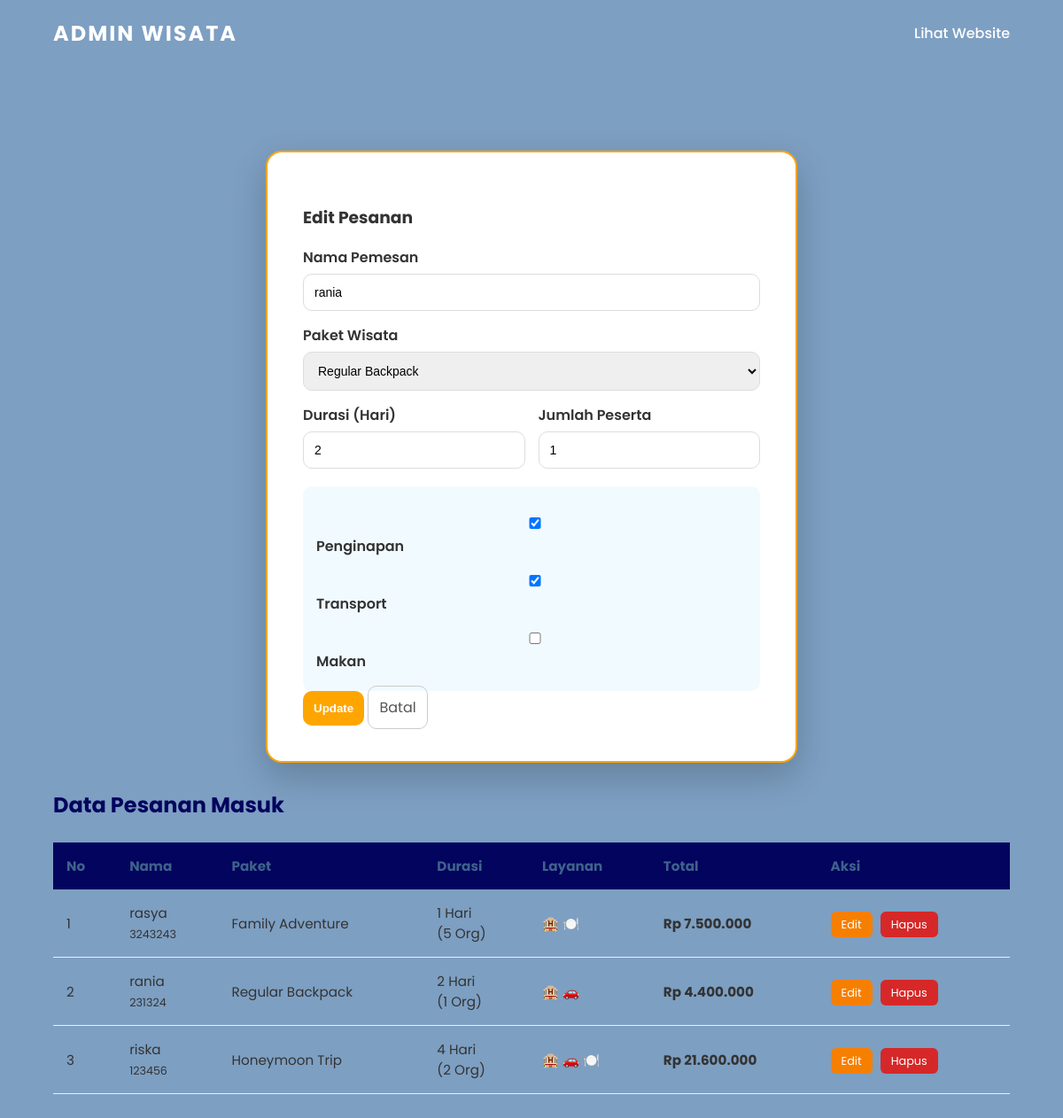
The app's page /tugas_akhir_capstone/kelola_pesanan.php?aksi=edit&id=4 with its own data.
### tables this page shows
CREATE TABLE `pesanan` (
  `id` int(11) NOT NULL,
  `nama_pemesan` varchar(100) NOT NULL,
  `nomor_hp` varchar(20) NOT NULL,
  `tanggal_pesan` date NOT NULL,
  `paket_wisata` varchar(50) NOT NULL,
  `durasi_wisata` int(11) NOT NULL,
  `jumlah_peserta` int(11) NOT NULL,
  `layanan_penginapan` tinyint(1) DEFAULT 0,
  `layanan_transport` tinyint(1) DEFAULT 0,
  `layanan_makan` tinyint(1) DEFAULT 0,
  `harga_paket` decimal(15,2) NOT NULL,
  `total_tagihan` decimal(15,2) NOT NULL
);

### tugas_akhir_capstone/kelola_pesanan.php (the view, shortened to what this page needs)
<?php
include 'koneksi.php';
$edit_data = null;
if (isset($_GET['aksi']) && $_GET['aksi'] == 'edit') {
    $id = $_GET['id'];
    $q = mysqli_query($koneksi, "SELECT * FROM pesanan WHERE id='$id'");
    $edit_data = mysqli_fetch_assoc($q);
}
?>
<!DOCTYPE html>
<html lang="id">
<head>
    <link rel="stylesheet" href="style.css">
</head>
<body class="admin-page">
    <nav>
        <div class="logo">ADMIN WISATA</div>
        <ul class="nav-links">
            <li><a href="index.php">Lihat Website</a></li>
        </ul>
    </nav>
    <div class="container" style="margin-top:90px;">
        <?php if ($edit_data): ?>
            <div class="form-container" style="border:2px solid orange; margin-bottom:30px;">
                <h3>Edit Pesanan</h3>
                <form method="POST">
                    <label>Nama Pemesan</label>
                    <input type="text" name="nama" value="<?= $edit_data['nama_pemesan'] ?>" required>
                    <label>Paket Wisata</label>
                    <select name="paket_wisata" required>
                        <option <?= $edit_data['paket_wisata'] == 'Regular Backpack' ? 'selected' : '' ?>>Regular Backpack</option>
                    </select>
                    <div class="row">
                        <div class="col">
                            <label>Durasi (Hari)</label>
                            <input type="number" name="durasi" value="<?= $edit_data['durasi_wisata'] ?>" required>
                        </div>
                        <div class="col">
                            <label>Jumlah Peserta</label>
                            <input type="number" name="peserta" value="<?= $edit_data['jumlah_peserta'] ?>" required>
                        </div>
                    </div>
                    <div class="service-box">
                        <label><input type="checkbox" name="inap" <?= $edit_data['layanan_penginapan'] ? 'checked' : '' ?>> Penginapan</label>
                        <label><input type="checkbox" name="trans" <?= $edit_data['layanan_transport'] ? 'checked' : '' ?>> Transport</label>
                        <label><input type="checkbox" name="makan" <?= $edit_data['layanan_makan'] ? 'checked' : '' ?>> Makan</label>
                    </div>
                    <button type="submit" name="update" class="btn-submit" style="background:orange;">Update</button>
                    <a href="kelola_pesanan.php" class="btn-cancel">Batal</a>
                </form>
            </div>
        <?php endif; ?>
        <div class="table-card">
            <h2>Data Pesanan Masuk</h2>
            <table>
                <thead>
                    <tr>
                        <th>No</th>
                        <th>Nama</th>
                        <th>Paket</th>
                        <th>Durasi</th>
                        <th>Layanan</th>
                        <th>Total</th>
                        <th>Aksi</th>
                    </tr>
                </thead>
                <tbody>
                    <?php
                    $no = 1;
                    $q = mysqli_query($koneksi, "SELECT * FROM pesanan ORDER BY id DESC");
                    while ($row = mysqli_fetch_assoc($q)) {
                        $layanan =
                            ($row['layanan_penginapan'] ? '🏨 ' : '') .
                            ($row['layanan_transport'] ? '🚗 ' : '') .
                            ($row['layanan_makan'] ? '🍽️' : '');
                    ?>
                        <tr>
                            <td><?= $no++ ?></td>
                            <td><?= $row['nama_pemesan'] ?><br><small><?= $row['nomor_hp'] ?></small></td>
                            <td><?= $row['paket_wisata'] ?></td>
                            <td><?= $row['durasi_wisata'] ?> Hari<br>(<?= $row['jumlah_peserta'] ?> Org)</td>
                            <td><?= $layanan ?></td>
                            <td><b>Rp <?= number_format($row['total_tagihan'], 0, ',', '.') ?></b></td>
                            <td>
                                <a href="?aksi=edit&id=<?= $row['id'] ?>" class="btn-mini edit">Edit</a>
                                <a href="?aksi=hapus&id=<?= $row['id'] ?>" class="btn-mini delete" onclick="return confirm('Hapus data?')">Hapus</a>
                            </td>
                        </tr>
                    <?php } ?>
                </tbody>
            </table>
        </div>
    </div>
</body>
</html>

### tugas_akhir_capstone/style.css (style rules this page uses)
:root { --primary: #0077b6; --secondary: #00b4d8; --light: #caf0f8; --dark: #03045e; --white: #ffffff; }
* { box-sizing: border-box; }
body { font-family: 'Poppins', sans-serif; margin: 0; background-color: #f7f9fc; color: #333; }
a { text-decoration: none; transition: 0.3s; }
nav { display: flex; justify-content: space-between; align-items: center; padding: 20px 5%; position: absolute; width: 100%; top: 0; z-index: 10; color: white; }
.logo { font-size: 1.5rem; font-weight: 700; letter-spacing: 2px; }
.nav-links { display: flex; list-style: none; gap: 30px; padding: 0; margin: 0; }
.nav-links a { color: white; font-weight: 500; }
.container { padding: 80px 5%; }
.form-container { max-width: 600px; margin: auto; background: #fff; padding: 40px; border-radius: 18px; box-shadow: 0 15px 40px rgba(0,0,0,0.2); }
form label { display: block; font-weight: 600; margin-bottom: 6px; margin-top: 15px; color: #333; }
form input, form select { width: 100%; padding: 12px; border-radius: 10px; border: 1px solid #ddd; font-size: 14px; }
.row { display: flex; gap: 15px; }
.col { flex: 1; }
.service-box { background: #f1faff; padding: 15px; border-radius: 10px; margin-top: 20px; }
.btn-submit { flex: 2; background: #0077b6; color: white; border: none; padding: 12px; border-radius: 10px; font-weight: bold; cursor: pointer; }
.btn-cancel { flex: 1; text-align: center; border: 1px solid #ccc; padding: 12px; border-radius: 10px; color: #555; }
.admin-page { background: #7d9fc2; min-height: 100vh; }
.admin-page h2 { margin-bottom: 25px; color: #03045e; }
.admin-page table { width: 100%; border-collapse: collapse; font-size: 0.95rem; }
.admin-page th { background: #03045e; color: rgb(62, 98, 139); padding: 15px; text-align: left; }
.admin-page td { padding: 15px; border-bottom: 1px solid #eee; }
.admin-page .btn-mini { padding: 6px 12px; border-radius: 6px; font-size: 0.8rem; color: white; text-decoration: none; margin-right: 5px; }
.admin-page .edit { background: #f77f00; }
.admin-page .delete { background: #d62828; }

### records on screen
pesanan: nama "rania", paket_wisata "Regular Backpack", durasi "2", peserta "1", layanan_penginapan "☑", layanan_transport "☑", nama_pemesan "rania", nomor_hp "231324", durasi_wisata "2", jumlah_peserta "1", layanan "🏨 🚗", total_tagihan "4.400.000"
pesanan: nama_pemesan "rasya", nomor_hp "3243243", paket_wisata "Family Adventure", durasi_wisata "1", jumlah_peserta "5", layanan "🏨 🍽️", total_tagihan "7.500.000"
pesanan: nama_pemesan "riska", nomor_hp "123456", paket_wisata "Honeymoon Trip", durasi_wisata "4", jumlah_peserta "2", layanan "🏨 🚗 🍽️", total_tagihan "21.600.000"
